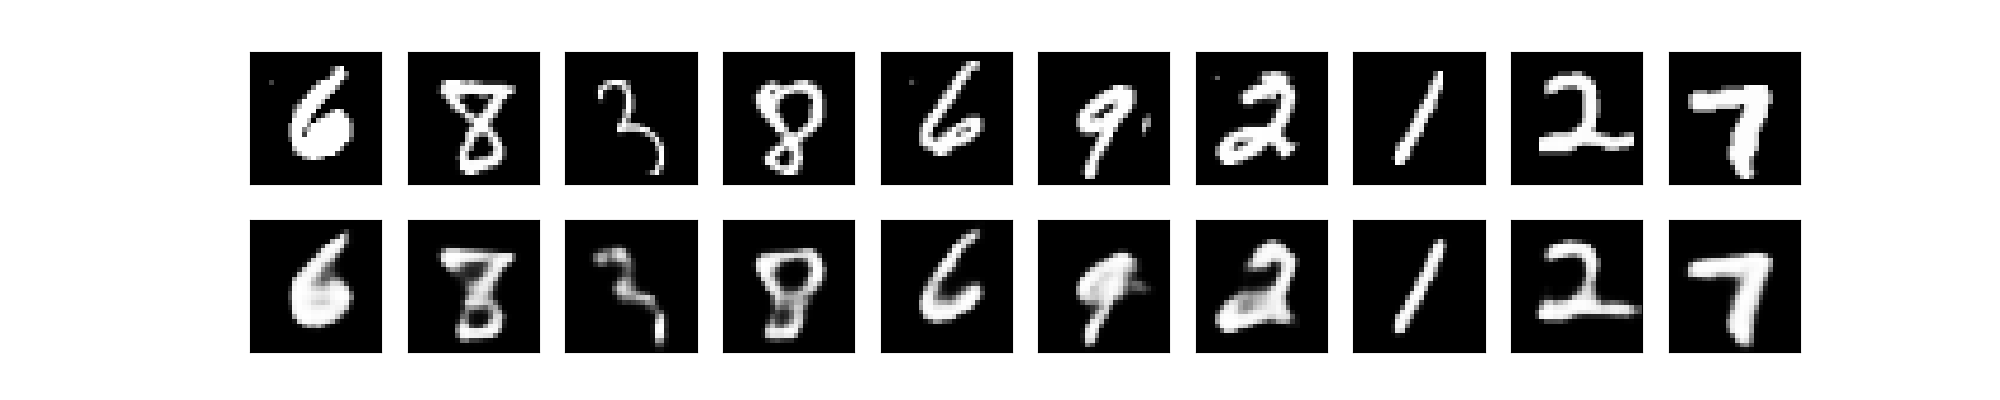

This chart was generated by the following Python code:
import os.path

import keras.models
import matplotlib.pyplot as plt
import numpy as np
import tensorflow as tf
from keras.datasets import mnist
from keras.layers import Conv2D, Dense, Flatten, Input, MaxPooling2D, UpSampling2D
from keras.utils import to_categorical
from keras.callbacks import EarlyStopping, ReduceLROnPlateau, ModelCheckpoint

# this is the size of our encoded representations
ENCODING_DIM = 10


def get_data():
    (X_train, y_train), (X_test, y_test) = mnist.load_data()
    img = X_train[0].reshape((28, 28))
    # reshape data to fit model
    plt.imshow(X_train[0], cmap="Greys", vmin=0, vmax=255)
    plt.savefig("example_img.png")

    X_train = X_train.reshape((len(X_train), 28, 28, 1))
    X_test = X_test.reshape((len(X_test), 28, 28, 1))
    np.random.shuffle(X_test)
    X_validate = X_test[len(X_test)//2:]
    X_test = X_test[:len(X_test)//2]

    return X_train/255.0, X_test/255.0, X_validate/255.0


def build_conv_aue():
    INPUT_SHAPE = (28, 28, 1)
    MID_DIM = 32
    DEFAULT_KERNEL = (3, 3)
    DEFAULT_STRIDE = (2, 2)
    # this is our input placeholder
    input_img = Input(shape=INPUT_SHAPE)
    # layer between input and middle layer
    encode = Conv2D(16, DEFAULT_KERNEL, activation="relu",
                    padding="same")(input_img)
    encode = MaxPooling2D(DEFAULT_STRIDE, padding="same")(encode)
    encode = Conv2D(8, DEFAULT_KERNEL, activation="relu",
                    padding="same")(encode)
    encode = MaxPooling2D(DEFAULT_STRIDE, padding="same")(encode)
    encode = Conv2D(8, DEFAULT_KERNEL, activation="relu",
                    padding="same")(encode)
    # "encoded" is the encoded representation of the input, middle layer of the aue
    encoded = MaxPooling2D(
        DEFAULT_STRIDE, name="encoder", padding="same")(encode)

    # layer between middle and output layer
    decode = Conv2D(8, DEFAULT_KERNEL, activation="relu", padding="same"
                    )(encoded)
    decode = UpSampling2D(DEFAULT_STRIDE)(decode)
    decode = Conv2D(8, DEFAULT_KERNEL, activation="relu", padding="same"
                    )(decode)
    decode = UpSampling2D(DEFAULT_STRIDE)(decode)
    decode = Conv2D(16, DEFAULT_KERNEL, activation="relu")(decode)
    decode = UpSampling2D(DEFAULT_STRIDE)(decode)
    decoded = Conv2D(1, DEFAULT_KERNEL, activation="sigmoid",
                     padding="same")(decode)

    # this model maps an input to its reconstruction
    autoencoder = keras.models.Model(inputs=input_img, outputs=decoded)

    # this model maps an input to its encoded representation; Big image to small rep
    encoder = keras.models.Model(
        inputs=autoencoder.input, outputs=autoencoder.get_layer("encoder").output)

    # create a placeholder for an encoded (ENCODING_DIM-dimensional) input
    encoded_input = Input(shape=(4, 4, 8))
    decoder = autoencoder.layers[-7](encoded_input)
    decoder = autoencoder.layers[-6](decoder)
    decoder = autoencoder.layers[-5](decoder)
    decoder = autoencoder.layers[-4](decoder)
    decoder = autoencoder.layers[-3](decoder)
    decoder = autoencoder.layers[-2](decoder)
    decoder = autoencoder.layers[-1](decoder)
    # create the decoder model; small rep to big image
    decoder = keras.models.Model(encoded_input, decoder)

    # build (aka "compile") the model
    autoencoder.compile(optimizer="adadelta", loss="binary_crossentropy")
    return autoencoder, encoder, decoder


def get_codec_from_aue(autoencoder):
    # this model maps an input to its encoded representation; Big image to small rep
    encoder = keras.models.Model(
        inputs=autoencoder.input, outputs=autoencoder.get_layer("encoder").output)

    # create a placeholder for an encoded (ENCODING_DIM-dimensional) input^
    #TODO: remove hard coded shape
    encoded_input = Input(shape=(4, 4, 8))
    decoder = autoencoder.layers[-7](encoded_input)
    decoder = autoencoder.layers[-6](decoder)
    decoder = autoencoder.layers[-5](decoder)
    decoder = autoencoder.layers[-4](decoder)
    decoder = autoencoder.layers[-3](decoder)
    decoder = autoencoder.layers[-2](decoder)
    decoder = autoencoder.layers[-1](decoder)
    # create the decoder model; small rep to big image
    decoder = keras.models.Model(encoded_input, decoder)
    return encoder, decoder


X_train, X_test, X_validate = get_data()

ckpt_loc = "ckpts/.conv-aue.hdf5"

if(os.path.isfile(ckpt_loc)):
    autoencoder = keras.models.load_model(ckpt_loc)
    encoder, decoder = get_codec_from_aue(autoencoder)
else:
    autoencoder, encoder, decoder = build_conv_aue()
    earlyStopping = EarlyStopping(
        monitor='val_loss', patience=10, verbose=0, mode='min')
    mcp_save = ModelCheckpoint(ckpt_loc,
                               save_best_only=True, monitor='val_loss', mode='min')
    reduce_lr_loss = ReduceLROnPlateau(
        monitor='val_loss', factor=0.1, patience=3, verbose=1, epsilon=1e-4, mode='min')
    autoencoder.fit(X_train, X_train,
                    epochs=50,
                    batch_size=100,
                    shuffle=True,
                    validation_data=(X_validate, X_validate), callbacks=[earlyStopping, mcp_save, reduce_lr_loss])

    autoencoder.save("model/conv/autoencoder.h5")
    encoder.save("model/conv/encoder.h5")
    decoder.save("model/conv/decoder.h5")
# autoencoder = keras.models.load_model("model/conv/autoencoder.h5")
# decoder = keras.models.load_model("model/conv/decoder.h5")
# encoder = keras.models.load_model("model/conv/encoder.h5")

encoded_imgs = encoder.predict(X_test)
decoded_imgs = decoder.predict(encoded_imgs)

n = 10  # how many digits we will display
plt.figure(figsize=(20, 4))
for i in range(n):
    # display original
    ax = plt.subplot(2, n, i + 1)
    plt.imshow(X_test[i].reshape(28, 28))
    plt.gray()
    ax.get_xaxis().set_visible(False)
    ax.get_yaxis().set_visible(False)

    # display reconstruction
    ax = plt.subplot(2, n, i + 1 + n)
    plt.imshow(decoded_imgs[i].reshape(28, 28))
    plt.gray()
    ax.get_xaxis().set_visible(False)
    ax.get_yaxis().set_visible(False)
plt.savefig("conv-autoencoder.png")
